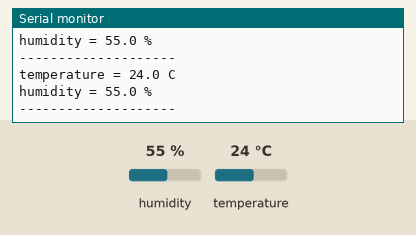
A sketch run on a simulated Arduino Uno, built with avr-gcc and run on an emulated ATmega328P. Parts: the last lines printed to the serial monitor. The inputs (shaded band) are chosen by the test bench; at power-on: humidity 55 %, temperature 24 °C.

Above: at 1.5 s.
1.6 s: humidity set to 22 %
At 3.2 s:
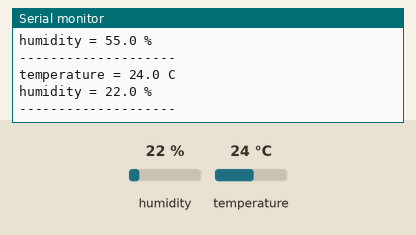
4.3 s: temperature set to 12 °C
At 5.0 s:
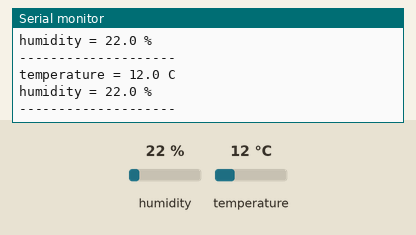
7.0 s: humidity set to 40 %
At 9.3 s:
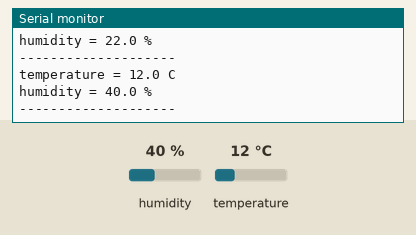
Timing chart, 0 to 10.8 s (numbered marks = the images above; inputs shaded):
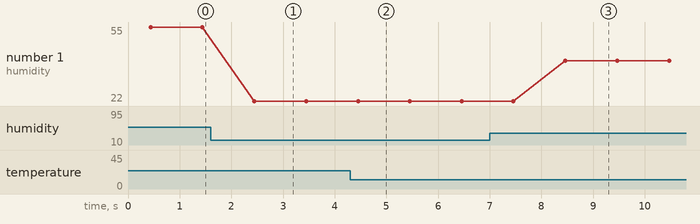

The sketch:

Arduino_NANO_DHT22.ino
```cpp
/***********************************************************************
 * Project      :     Arduino_NANO_DHT22
 * Description  :     อ่านค่าและแสดงผลเซนเซอร์วัดอุณหภูมิและความชื่น DHT22 หรือ DHT11
 * Author       :     Tenergy Innovation Co., Ltd.
 * Date         :     14 Nov 2018
 * Revision     :     1.1
 * Rev1.0       :     Original
 * Rev1.1       :     Improve the code
 * website      :     http://www.tenergyinnovation.co.th
 * Facebook     :     https://www.facebook.com/tenergy.innovation
 * Email        :     uten.boonliam@innovation.co.th
 * TEL          :     089-140-7205
 ***********************************************************************/

/**************************************/
/*         include library            */
/**************************************/
#include <Wire.h>
#include "DHT.h"

/**************************************/
/*           GPIO define              */
/**************************************/

#define DHTPIN        4     // what digital pin we're connected to

/**************************************/
/*        Constant define             */
/**************************************/
//เปลี่ยนเซนเซอร์ DHT22 หรือ DHT11 ที่นี่
#define DHTTYPE       DHT22
//#define DHTTYPE       DHT11

/**************************************/
/*        object define             */
/**************************************/
DHT dht(DHTPIN, DHTTYPE);


/**************************************/
/*       Global variable define       */
/**************************************/
float temp;
float humi;

 /***********************************************************************
 * FUNCTION:    setup
 * DESCRIPTION: setup process
 * PARAMETERS:  nothing
 * RETURNED:    nothing
 ***********************************************************************/
void setup() {


  Serial.begin(9600);
  Serial.println("************************************************");
  Serial.println("Project      :  Arduino_NANO_DHT22");
  Serial.println("Author       :  Tenergy Innovation Co., Ltd.");
  Serial.println("Date         :  14 Nov 2018");
  Serial.println("website      :  http://www.tenergyinnovation.co.th");
  Serial.println("Email        :  uten.boonliam@innovation.co.th");
  Serial.println("TEL          :  089-140-7205");
  Serial.println("************************************************");

  Serial.print("\n>>Info: DHT22 Initializing ...");
  dht.begin();
  Serial.println("done.");
  Serial.println("--------------------");

}

 /***********************************************************************
 * FUNCTION:    loop
 * DESCRIPTION: loop process
 * PARAMETERS:  nothing
 * RETURNED:    nothing
 ***********************************************************************/
void loop() {
       temp = dht.readTemperature();
       humi = dht.readHumidity();


      if (isnan(temp) || isnan(humi) ) {
              Serial.println(">>Info: Failed to read from DHT sensor!");
       }
      else{
        Serial.print("temperature = "); Serial.print(temp,1); Serial.println(" C");
        Serial.print("humidity = "); Serial.print(humi,1); Serial.println(" %");
      }

      Serial.println("--------------------");
      delay(1000);
}
```

Measured:
- after the input at 1.6 s, the serial monitor: prints a new line after 0.84 s (image 1)
- after the input at 4.3 s, the serial monitor: prints a new line after 0.13 s (image 2)
- after the input at 7.0 s, the serial monitor: prints a new line after 1.5 s (image 3)
- plotted number 1: 22 → 40 after the input at 7.0 s
